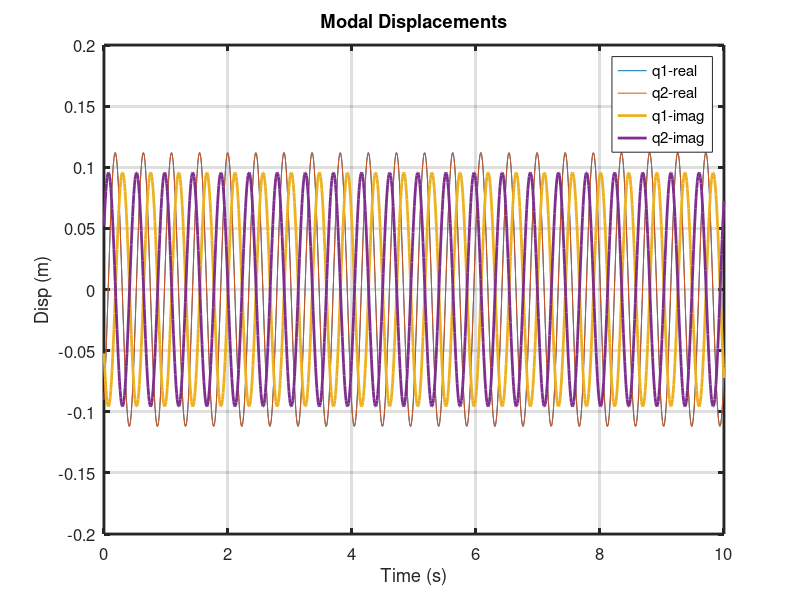
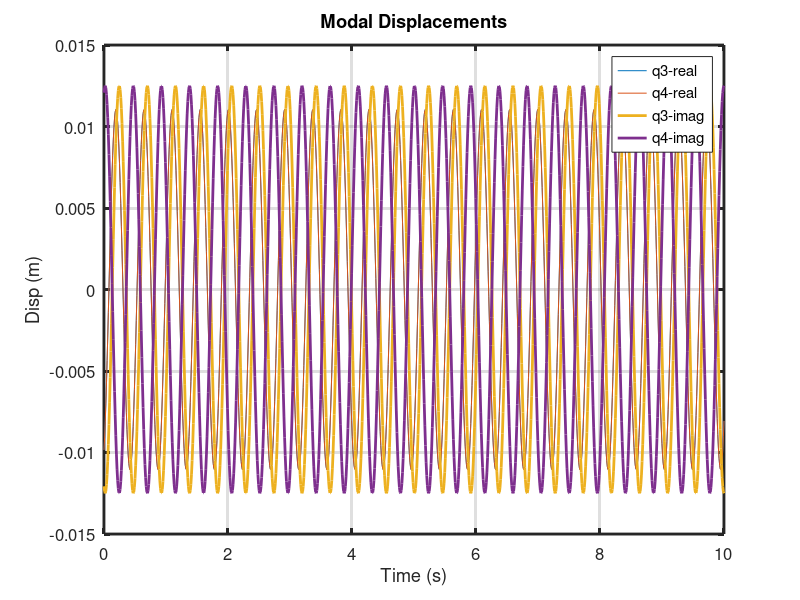
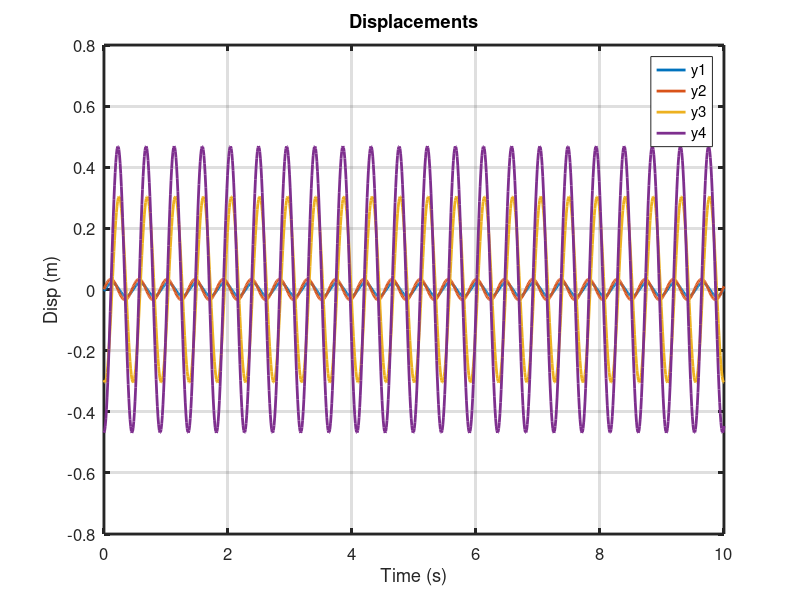

MATLAB code to generate these figures, in order:
clear all;
format short e;

% 

m=2;
k=1000;
c=5;


M=[m,0;
    0,m];

K=[2*k,-k;
    -k,k];

C=[2*c,-c;
    -c,3*c];

F=[1;
    0];

disp('M matrix is ')
disp(M)
disp('K matrix is ')
disp(K)
disp('C matrix is ')
disp(C)
disp('F matrix is ')
disp(F)


[evec,eval]=eig(K,M);

disp('Undampened Evals')
evals=diag(eval)

disp('Undamped Natural Frequencies')
wns=sqrt(evals)

disp('Mass normalized eigenvectors')
evec

disp('C matrix not proportional Ut*C*U')
evec'*C*evec

Ass=[zeros(size(M)),eye(size(M));
    -K/M,-C/M];
Bss=[zeros(size(F));inv(M)*F];


disp('A matrix is ')
disp(Ass)
disp('B matrix is Fo=1')
disp(Bss)

disp('Use damp function to quickly find zetas')
damp(Ass)

[revecs,evals,levecs]=eig(Ass);

disp('Eigenvalues')
evalsvec=diag(evals)

disp('Use s=-zeta*wn+wn*sqt(1-zeta^2) to find wns and zetas')
disp('Natural Frequencies')
wnsvec=abs(evalsvec)
disp('Damping Ratio')
zetavec=real(-evalsvec)./wnsvec


disp('Right evecs before sorting')
revecs
disp('Left evecs before sorting')
levecs

[evalsvecsort,ind]=sort(evalsvec)
revalsort=evalsvec(ind);

revecssort=revecs(:,ind);
levecssort=levecs(:,ind);

disp('Right evecs after sorting')
revecssort
disp('Left evecs after sorting')
levecssort

levecssort'*revecssort

for ii=1:4,
    aind(ii)=sqrt(levecssort(:,ii)'*revecssort(:,ii));
    levecssortnorm(:,ii)=levecssort(:,ii)/aind(ii)';
    revecssortnorm(:,ii)=revecssort(:,ii)/aind(ii);
end

disp('Use s=-zeta*wn+wn*sqt(1-zeta^2) to find wns and zetas')
wnsvec=abs(revalsort)
zetavec=real(-revalsort)./wnsvec

disp('Eigenvalues of A after sorting')
evalsvecsort
disp('Right evecs after normalization/sorting')
revecssortnorm
disp('Left evecs after normalization/sorting')
levecssortnorm

levecssort'*revecssort
disp('Show yt*x=1')
((levecssortnorm'*revecssortnorm))
disp('Show yt*A*x=lam')
((levecssortnorm'*Ass*revecssortnorm))

disp('A modal matrix')
Adecoupled=levecssortnorm'*Ass*revecssortnorm
disp('qdot in qdot=Am*q+gamma*u')
qdot=diag(levecssortnorm'*revecssortnorm)
disp('gamma in qdot=Am*q+gamma*u');
gamma=levecssortnorm'*Bss


tvec=linspace(0,10,1000);


disp('a*zdot+b*z=G')

om=wnsvec(1);
mu=0.2;
ru=0.25;

for ii=1:4,
    a=qdot(ii);
    b=Adecoupled(ii,ii);
    G=mu*ru*om^2*gamma(ii);
    A1=(a*G*om)/(b^2+a^2*om^2);
    A2=(b*G)/(b^2+a^2*om^2);
    qss(ii,:)=A1*sin(om*tvec)+A2*cos(om*tvec);
end

zss=revecssortnorm*qss;

figure(11)
plot(tvec,real(qss(1:2,:)),tvec,imag(qss(1:2,:)),'LineWidth',2)
title('Modal Displacements','FontSize',20);
xlabel('Time (s)','FontSize',20)
ylabel('Disp (m)','FontSize',20)
legend('q1-real','q2-real','q1-imag','q2-imag')
h=gca;
set(h,'FontSize',12,'LineWidth',2)
grid on


figure(12)
plot(tvec,real(qss(3:4,:)),tvec,imag(qss(3:4,:)),'LineWidth',2)
title('Modal Displacements','FontSize',20);
xlabel('Time (s)','FontSize',20)
ylabel('Disp (m)','FontSize',20)
legend('q3-real','q4-real','q3-imag','q4-imag')
h=gca;
set(h,'FontSize',12,'LineWidth',2)
grid on

figure(13)
plot(tvec,real(zss(1:4,:)),'LineWidth',2)
title('Displacements','FontSize',20);
xlabel('Time (s)','FontSize',20)
ylabel('Disp (m)','FontSize',20)
legend('y1','y2','y3','y4')
h=gca;
set(h,'FontSize',12,'LineWidth',2)
grid on
